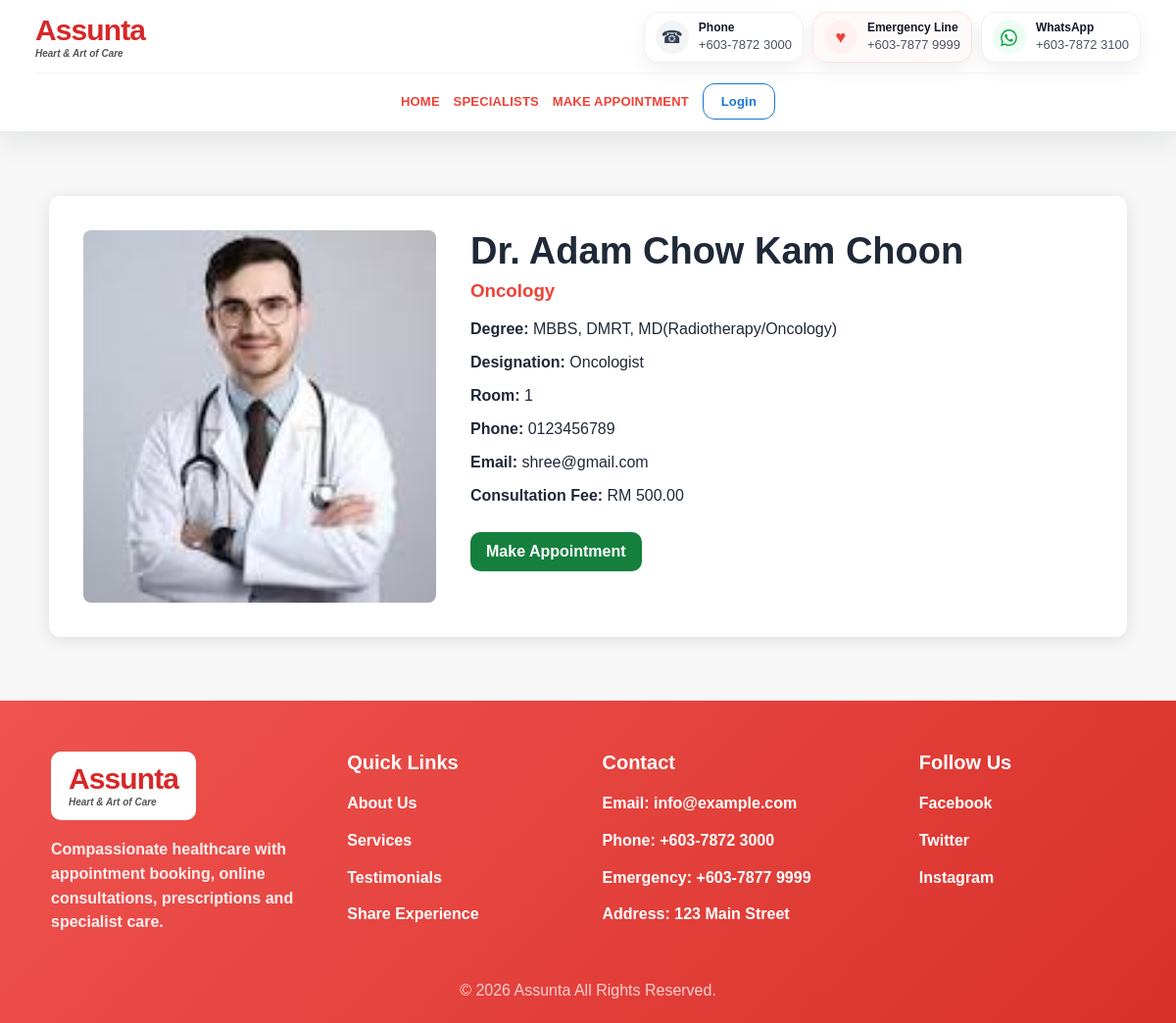
The page /doctor/Adam/ on the database its author committed.
### hospital/models.py (models this page shows, shortened)
class TimeStampedModel(models.Model):
    created_at = models.DateTimeField(auto_now_add=True)
    updated_at = models.DateTimeField(auto_now=True)
    class Meta:
        abstract = True

class SiteSetting(TimeStampedModel):
    site_name = models.CharField(max_length=120, default='Assunta Hospital')
    logo = models.ImageField(upload_to='site/', blank=True, null=True)
    general_line = models.CharField(max_length=50, default='+603-7872 3000')
    emergency_line = models.CharField(max_length=50, default='+603-7877 9999')
    whatsapp = models.CharField(max_length=50, default='+603-7872 3100')
    email = models.EmailField(default='info@example.com')
    address = models.CharField(max_length=255, default='123 Main Street')
    facebook = models.URLField(blank=True)
    twitter = models.URLField(blank=True)
    instagram = models.URLField(blank=True)
    footer_text = models.CharField(max_length=255, default='© 2026 Company Name. All Rights Reserved.')

class Doctor(TimeStampedModel):
    name = models.CharField(max_length=120)
    slug = models.SlugField(max_length=150, unique=True, blank=True)
    speciality = models.ForeignKey(Speciality, on_delete=models.SET_NULL, null=True, related_name='doctors')
    degree = models.CharField(max_length=255, help_text='Example: MBBS, FRCP')
    designation = models.CharField(max_length=120, blank=True, help_text='Example: Consultant Cardiologist')
    profile_image = models.ImageField(upload_to='doctors/', blank=True, null=True)
    phone = models.CharField(max_length=50, blank=True)
    email = models.EmailField(blank=True)
    room_no = models.CharField(max_length=40, blank=True)
    bio = models.TextField(blank=True)
    earliest_appointment = models.CharField(max_length=100, blank=True, help_text='Example: Feb 22, 2:30PM')
    consultation_fee = models.DecimalField(max_digits=8, decimal_places=2, default=0)
    is_available = models.BooleanField(default=True)
    is_featured = models.BooleanField(default=False)
    class Meta:
        ordering = ['name']

class Speciality(TimeStampedModel):
    name = models.CharField(max_length=100, unique=True)
    icon = models.ImageField(
        upload_to='specialities/',
        blank=True,
        null=True,
        help_text='Upload speciality icon only, for example brain, heart, liver icon. Do not upload doctor photo here.'
    )
    icon_emoji = models.CharField(max_length=20, blank=True, default='✚', help_text='Fallback icon if no image is uploaded.')
    description = models.TextField(blank=True)
    show_on_home = models.BooleanField(default=True, help_text='Show this speciality in Key Specialities on the home page.')
    is_active = models.BooleanField(default=True)
    order = models.PositiveIntegerField(default=0)
    class Meta:
        verbose_name_plural = 'Specialities'
        ordering = ['order', 'name']

### hospital/views.py (the view)
# urls.py: path('doctor/<slug:slug>/', views.doctor_detail, name='doctor_detail'),
def doctor_detail(request, slug):
    doctor = get_object_or_404(Doctor.objects.select_related('speciality'), slug=slug, is_available=True)
    form = AppointmentForm(initial={
        'name': request.user.get_full_name() if request.user.is_authenticated else '',
        'email': request.user.email if request.user.is_authenticated else '',
    })
    return render(request, 'hospital/doctor_detail.html', {'doctor': doctor, 'form': form})

### hospital/context_processors.py (called while the page is built)
def site_info(request):
    try:
        setting = SiteSetting.objects.order_by('-created_at').first()
    except Exception:
        setting = None
    return {'site_setting': setting}

### hospital/templates/hospital/doctor_detail.html (shortened to what this page needs)
{% extends 'hospital/base.html' %}
{% load static %}
{% block extra_css %}<link rel="stylesheet" href="{% static 'hospital/css/detail.css' %}">{% endblock %}
{% block content %}
<section class="detail-wrap">
    <div class="detail-card">
        <div class="detail-img">
            {% if doctor.profile_image %}<img src="{{ doctor.profile_image.url }}" alt="{{ doctor.name }}">{% else %}<div class="doctor-photo-fallback big">Doctor</div>{% endif %}
        </div>
        <div class="detail-info">
            <h1>{{ doctor.name }}</h1>
            <h3>{{ doctor.speciality.name }}</h3>
            <p><strong>Degree:</strong> {{ doctor.degree }}</p>
            {% if doctor.designation %}<p><strong>Designation:</strong> {{ doctor.designation }}</p>{% endif %}
            {% if doctor.room_no %}<p><strong>Room:</strong> {{ doctor.room_no }}</p>{% endif %}
            {% if doctor.phone %}<p><strong>Phone:</strong> {{ doctor.phone }}</p>{% endif %}
            {% if doctor.email %}<p><strong>Email:</strong> {{ doctor.email }}</p>{% endif %}
            {% if doctor.consultation_fee %}<p><strong>Consultation Fee:</strong> RM {{ doctor.consultation_fee }}</p>{% endif %}
            <a href="{% url 'doctor_appointment' doctor.id %}" class="appointment-btn">Make Appointment</a>
        </div>
    </div>
</section>
{% endblock %}

### hospital/templates/hospital/base.html (shortened to what this page needs)
{% load static %}
<!DOCTYPE html>
<html lang="en">
<head>
    <link rel="stylesheet" href="{% static 'hospital/css/base.css' %}?v=2026062305">
    {% block extra_css %}{% endblock %}
</head>
<body>
<header class="site-header">
    <div class="header-shell">
        <div class="brand-contact-row">
            <a href="{% url 'home' %}" class="logo-box" aria-label="Go to home page">
                {% if site_setting and site_setting.logo %}
                    <img src="{{ site_setting.logo.url }}" alt="{{ site_setting.site_name }}">
                {% else %}
                    <span class="logo-text">Assunta<span>Heart & Art of Care</span></span>
                {% endif %}
            </a>
            <div class="navbar-contact" aria-label="Hospital contact details">
                <a class="contact-chip" href="tel:{% if site_setting %}{{ site_setting.general_line }}{% else %}+60378723000{% endif %}">
                    <span class="contact-icon phone">☎</span>
                    <span><strong>Phone</strong><em>{% if site_setting %}{{ site_setting.general_line }}{% else %}+603-7872 3000{% endif %}</em></span>
                </a>
                <a class="contact-chip emergency" href="tel:{% if site_setting %}{{ site_setting.emergency_line }}{% else %}+60378779999{% endif %}">
                    <span class="contact-icon heart">♥</span>
                    <span><strong>Emergency Line</strong><em>{% if site_setting %}{{ site_setting.emergency_line }}{% else %}+603-7877 9999{% endif %}</em></span>
                </a>
                <a class="contact-chip whatsapp-chip" href="https://wa.me/{% if site_setting %}{{ site_setting.whatsapp|cut:'+'|cut:'-'|cut:' ' }}{% else %}60378723100{% endif %}" target="_blank" rel="noopener">
                    <span class="contact-icon whatsapp" aria-hidden="true">
                    </span>
                    <span><strong>WhatsApp</strong><em>{% if site_setting %}{{ site_setting.whatsapp }}{% else %}+603-7872 3100{% endif %}</em></span>
                </a>
            </div>
        </div>
        <nav class="main-nav" data-main-nav>
            <a href="{% url 'home' %}">Home</a>
            <a href="{% url 'specialists' %}">Specialists</a>
            <a href="{% url 'appointment' %}">Make Appointment</a>
            {% if user.is_authenticated %}
                <a href="{% url 'prescriptions' %}">Prescriptions</a>
                <a href="{% url 'my_appointments' %}">My Appointments</a>
                <a class="login-btn" href="{% url 'logout' %}">Logout</a>
            {% else %}
                <a class="login-btn" href="{% url 'login' %}">Login</a>
            {% endif %}
        </nav>
    </div>
</header>
<main>
    {% block content %}{% endblock %}
</main>
<footer class="site-footer">
    <div class="footer-grid">
        <div>
            <div class="footer-logo">
                {% if site_setting and site_setting.logo %}
                    <img src="{{ site_setting.logo.url }}" alt="logo">
                {% else %}
                    <span class="logo-text white">Assunta<span>Heart & Art of Care</span></span>
                {% endif %}
            </div>
            <p class="footer-about">Compassionate healthcare with appointment booking, online consultations, prescriptions and specialist care.</p>
        </div>
        <div>
            <h3>Quick Links</h3>
            <a href="{% url 'home' %}">About Us</a>
            <a href="{% url 'specialists' %}">Services</a>
            <a href="{% url 'home' %}#testimonials">Testimonials</a>
            <a href="{% url 'home' %}#testimonials">Share Experience</a>
        </div>
        <div>
            <h3>Contact</h3>
            <p>Email: {% if site_setting %}{{ site_setting.email }}{% else %}info@example.com{% endif %}</p>
            <p>Phone: {% if site_setting %}{{ site_setting.general_line }}{% else %}+603-7872 3000{% endif %}</p>
            <p>Emergency: {% if site_setting %}{{ site_setting.emergency_line }}{% else %}+603-7877 9999{% endif %}</p>
            <p>Address: {% if site_setting %}{{ site_setting.address }}{% else %}123 Main Street{% endif %}</p>
        </div>
        <div>
            <h3>Follow Us</h3>
            <a href="{% if site_setting and site_setting.facebook %}{{ site_setting.facebook }}{% else %}#{% endif %}">Facebook</a>
            <a href="{% if site_setting and site_setting.twitter %}{{ site_setting.twitter }}{% else %}#{% endif %}">Twitter</a>
            <a href="{% if site_setting and site_setting.instagram %}{{ site_setting.instagram }}{% else %}#{% endif %}">Instagram</a>
        </div>
    </div>
    <p class="copyright">{% if site_setting %}{{ site_setting.footer_text }}{% else %}© 2026 Assunta. All Rights Reserved.{% endif %}</p>
</footer>
</body>
</html>

### hospital/static/hospital/css/detail.css (style rules this page uses)
.detail-wrap { padding: 65px 20px; background: #f7f7f7 }
.detail-card { max-width: 1100px; margin: 0 auto; background: #fff; border-radius: 12px; box-shadow: 0 3px 16px rgba(0, 0, 0, .1); display: grid; grid-template-columns: 360px 1fr; gap: 35px; padding: 35px }
.detail-img img, .doctor-photo-fallback.big { width: 100%; height: 380px; object-fit: cover; border-radius: 8px; background: #e5e7eb; display: flex; align-items: center; justify-content: center; font-size: 28px }
.detail-info h1 { font-size: 38px; margin: 0 0 8px }
.detail-info h3 { color: #ef4136; margin-top: 0 }
.appointment-btn { margin-top: 12px }

### rows shown on the page
SiteSetting: general_line "+603-7872 3000", emergency_line "+603-7877 9999", whatsapp "+603-7872 3100", email "info@example.com", address "123 Main Street", footer_text "© 2026 Assunta All Rights Reserved."
Doctor: profile_image (picture), name "Dr. Adam Chow Kam Choon", speciality.name "Oncology", degree "MBBS, DMRT, MD(Radiotherapy/Oncology)", designation "Oncologist", room_no "1", phone "0123456789", email "shree@gmail.com", consultation_fee "500.00"
